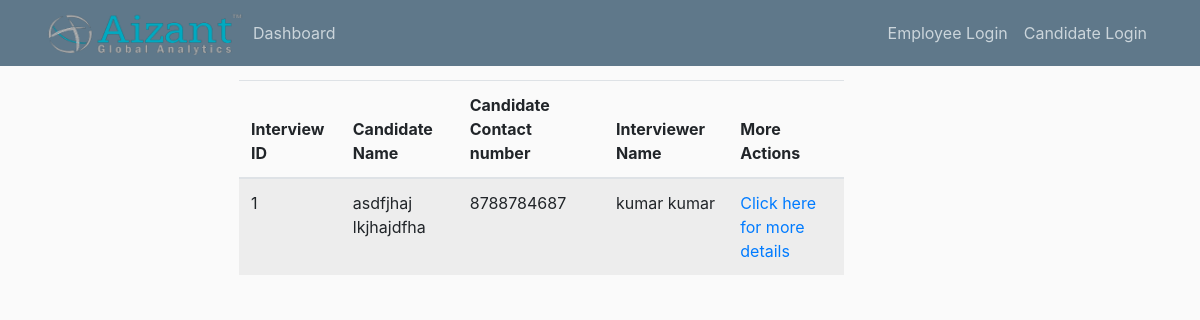
The page /interview/all on the database as committed earlier.
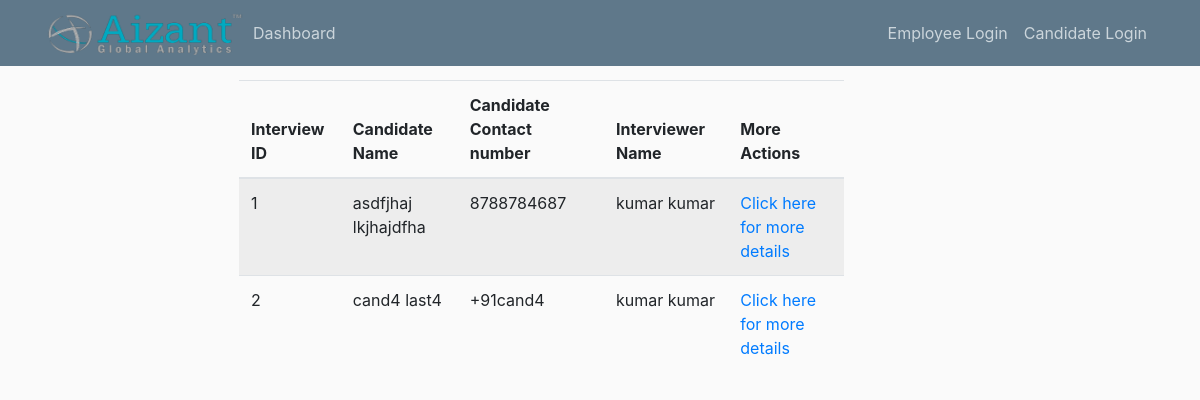
The same page on the database as committed later.
### app/models.py (models this page shows, shortened)
class Interview(db.Model):
    id = db.Column(db.Integer, primary_key=True)
    start_time = db.Column(db.Time)
    end_time = db.Column(db.Time)
    date = db.Column(db.Date)
    round = db.Column(db.Integer)
    meet_link = db.Column(db.String(50))
    feedback = db.Column(db.String(500))
    next_round = db.Column(db.Boolean)
    is_done = db.Column(db.Boolean)
    interviewer_id = db.Column(db.Integer, db.ForeignKey('interviewer.id'))  # many to one w interviewer
    recruiter_id = db.Column(db.Integer, db.ForeignKey('recruiter.id'))  # many to one w recruiter
    application_id = db.Column(db.Integer, db.ForeignKey('application.id'))  # many to one with application

class Candidate(db.Model):
    id = db.Column(db.Integer, primary_key=True)
    first_name = db.Column(db.String(30))
    last_name = db.Column(db.String(30))
    contact_number = db.Column(db.String(10))
    email = db.Column(db.String(200), unique=True)
    password = db.Column(db.String(260))
    pan_card = db.Column(db.String(10))
    current_location = db.Column(db.String(200))
    candidate_compensation = db.relationship('CandidateCompensation', backref='candidate', uselist=False)  # one to
    candidate_professions = db.relationship('CandidateProfession', backref='candidate')  # one to many with candidate
    candidate_educations = db.relationship('CandidateEducation', backref='candidate')  # one to many w education
    applications = db.relationship('Application', backref='candidate')

class Employee(db.Model, UserMixin):
    id = db.Column(db.Integer, primary_key=True)
    first_name = db.Column(db.String(30))
    last_name = db.Column(db.String(30))
    contact_number = db.Column(db.String(10))
    email = db.Column(db.String(100), unique=True)
    password = db.Column(db.String(255))
    position = db.Column(db.String(20))
    role = db.Column(db.String(20))
    recruiter = db.relationship('Recruiter', backref='employee', uselist=False)
    interviewer = db.relationship('Interviewer', backref='employee', uselist=False)
    manager = db.relationship('Manager', backref='employee', uselist=False)

### app/routes.py (the view)
@app.route('/interview/all')
def view_all_interviews():
    candidate_list = {}
    interviewer_list = {}
    interviews = Interview.query.all()
    for interview in interviews:
        current_application = Application.query.filter_by(id=interview.application_id).first()
        current_candidate = Candidate.query.filter_by(id=current_application.candidate_id).first()
        current_interviewer = Interviewer.query.filter_by(id=interview.interviewer_id).first()
        current_interviewer_emp = Employee.query.filter_by(id=current_interviewer.employee_id).first()
        candidate_list[interview] = current_candidate
        interviewer_list[interview] = current_interviewer_emp
    return render_template('view_interview_list.html', candidates=candidate_list, interviewers=interviewer_list,
                           interviews=interviews)

### app/templates/view_interview_list.html
{% extends 'layout.html' %}
{% block content %}
    <table class="table table-striped">
        <thead>
        <tr>
            <th scope="col">Interview ID</th>
            <th scope="col">Candidate Name</th>
            <th scope="col">Candidate Contact number</th>
            <th scope="col">Interviewer Name</th>
            <th scope="col">More Actions</th>
        </tr>
        </thead>
        <tbody>
        {% for interview in interviews %}
            <tr>
                <td>{{ interview.id }}</td>
                <td>{{ candidates[interview].first_name + ' ' + candidates[interview].last_name }}</td>
                <td>{{ candidates[interview].contact_number }}</td>
                <td>{{ interviewers[interview].first_name + ' ' + interviewers[interview].last_name }}</td>
                <td><a href="{{ url_for('view_interview',interview_id=interview.id) }}">Click here for more details</a> </td>
            </tr>
        {% endfor %}
        </tbody>
    </table>
{% endblock %}

Rows that differ between the two databases and show on the page:
added Interview: id "2", Employee.first_name+last_name "kumar kumar"
now on this page (row unchanged): Candidate: first_name+last_name "cand4 last4", contact_number "+91cand4"
